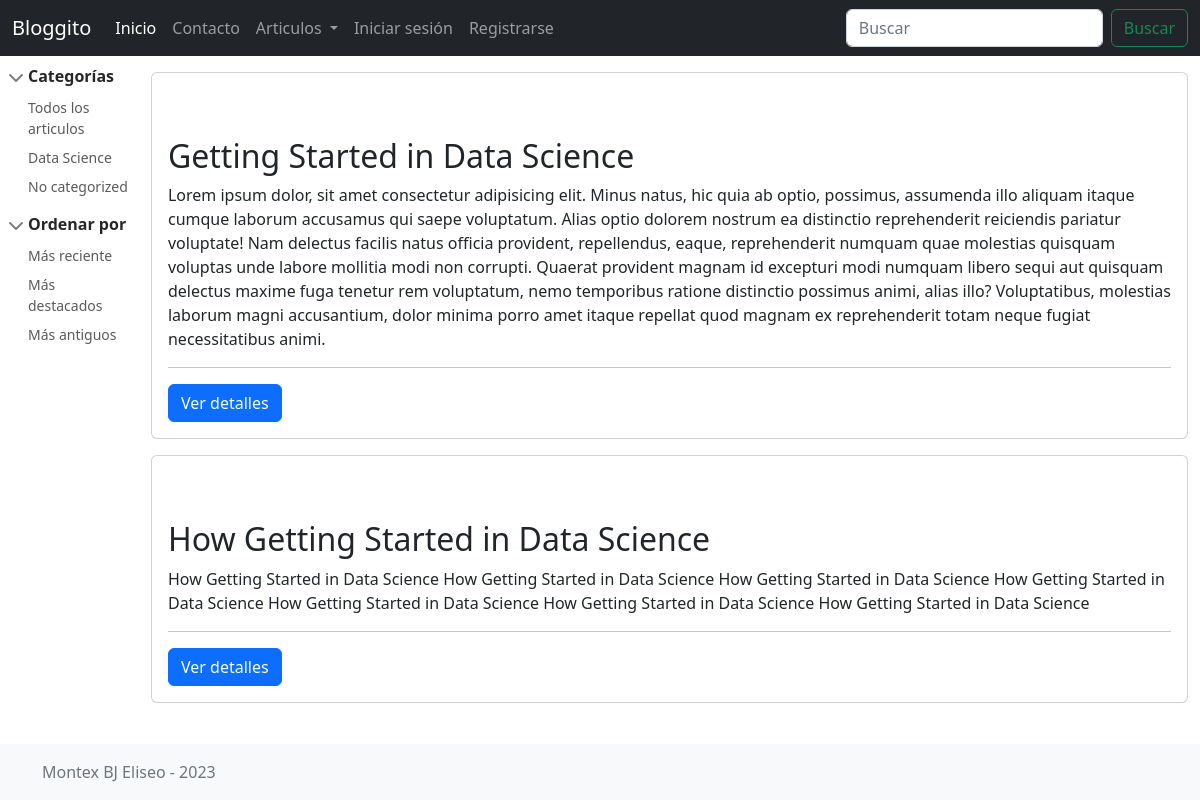
/posts/?category=1, run on the app's committed database.
### apps/posts/models.py (models this page shows, shortened)
class Category(models.Model):
    name = models.CharField(max_length=100)
    description = models.TextField()
    created_at = models.DateTimeField(auto_now = True, editable=False)
    updated_at = models.DateTimeField(auto_now_add = True, editable=False)
    def get_filterby_link(self):
        url = reverse('posts:index')
        return f"{url}?category={self.pk}"

class Post(models.Model):
    title = models.CharField(max_length=100)
    short_description = models.TextField()
    image = models.ImageField()
    content = models.TextField()
    created_at = models.DateTimeField(auto_now=True, editable=False)
    updated_at = models.DateTimeField(auto_now_add=True, editable=False)
    author = models.ForeignKey(get_user_model(), null=True, on_delete=models.SET_NULL)
    category = models.ForeignKey(Category, null=True, on_delete=models.SET_NULL)
    tags = models.ManyToManyField(Tag)
    def get_absolute_url(self):
        return reverse('posts:view', args=[self.pk])

### apps/posts/views.py (the view, shortened to what this page needs)
# urls.py: path('', PostListView.as_view(), name = 'index'),
class PostListView(ListView):
    model = Post
    template_name = "posts/post_list.html"
    context_object_name = "posts"
    def get_queryset(self):
        queryset = Post.objects.all().order_by("-created_at")
        category = self.request.GET.get("category", "")
        q = self.request.GET.get("q", "")
        if category:
            queryset = queryset.filter(Q(category__id=category))
        return queryset
    def get_context_data(self, **kwargs):
        context = super().get_context_data(**kwargs)
        context["categories"] = Category.objects.all()
        return context

### templates/posts/post_list.html (shortened to what this page needs)
{% extends 'base.html' %}
{% block content %}
<main class="d-flex">
    {% include 'posts/sidebar.html' %}
    <section class="container">
        {% for post in posts %}
        <article class="card  my-3">
            <div class="card-body">
                <h2 class="mt-5">{{post.title}}</h2>
                <p>{{post.short_description}}</p>
                <hr>
                <a class="btn btn-primary" href="{{post.get_absolute_url}}">Ver detalles</a>
            </div>
        </article>
        {% empty %}
        <h1>No hay articulos para mostrar</h1>
        {% endfor %}
    </section>
</main>
{% endblock content %}

### templates/posts/sidebar.html
<aside class="bd-sidebar">
    <nav class="collapse bd-links" id="bd-docs-nav" aria-label="Docs navigation">
        <ul class="list-unstyled mb-0 py-3 pt-md-1">
            <li class="mb-1">
                <button class="btn d-inline-flex align-items-center rounded" data-bs-toggle="collapse"
                    data-bs-target="#collapse1" aria-expanded="true">
                    Categorías
                </button>
                <div class="collapse show" id="collapse1">
                    <ul class="list-unstyled fw-normal pb-1 small">
                        <li><a href="{% url 'posts:index' %}" class="d-inline-flex align-items-center rounded">Todos los
                                articulos</a></li>
                        {% for category in categories %}
                        <li><a href="{{category.get_filterby_link}}"
                                class="d-inline-flex align-items-center rounded">{{category.name}}</a></li>
                        {% empty %}
                        No hay categorías
                        {% endfor %}
                    </ul>
                </div>
            </li>
            <li class="mb-1">
                <button class="btn d-inline-flex align-items-center rounded" data-bs-toggle="collapse"
                    data-bs-target="#collapse2" aria-expanded="true">
                    Ordenar por
                </button>
                <div class="collapse show" id="collapse2">
                    <ul class="list-unstyled fw-normal pb-1 small">
                        <li><a href="#" class="d-inline-flex align-items-center rounded">Más reciente</a></li>
                        <li><a href="#" class="d-inline-flex align-items-center rounded">Más destacados</a></li>
                        <li><a href="#" class="d-inline-flex align-items-center rounded">Más antiguos</a></li>
                    </ul>
                </div>
            </li>
        </ul>
    </nav>
</aside>

### static/css/docs.css (style rules this page uses)
@media (min-width: 768px) { :root { scroll-padding-top:4rem } }
.bd-links { overflow: auto; font-weight: 600 }
@media (min-width: 768px) { .bd-links { position:-webkit-sticky; position: sticky; top: 5rem; display: block !important; height: calc(100vh - 7rem); padding-left: .25rem; margin-left: -.25rem; overflow-y: auto } }
.bd-links a { padding: .1875rem .5rem; margin-top: .125rem; margin-left: 1.25rem; color: rgba(0,0,0,0.65); text-decoration: none }
.bd-links .btn { padding: .25rem .5rem; font-weight: 600; color: rgba(0,0,0,0.65); background-color: transparent; border: 0 }
.bd-links .btn::before { width: 1.25em; line-height: 0; transition: transform 0.35s ease; transform-origin: .5em 50% }
.bd-links .btn[aria-expanded="true"] { color: rgba(0,0,0,0.85) }
.bd-links .btn[aria-expanded="true"]::before { transform: rotate(90deg) }
.bd-sidebar { grid-area: sidebar }

### data on the page
Category: name "Data Science"
Category: name "No categorized"
Post: title "Getting Started in Data Science", short_description "Lorem ipsum dolor, sit amet consectetur adipisicing elit. Minus natus, hic quia ab optio, possimus, assumenda illo aliquam itaque cumque laborum accusamus qui saepe voluptatum. Alias optio dolorem nostrum ea distinctio reprehenderit reiciendis pariatur voluptate! Nam delectus facilis natus officia provident, repellendus, eaque, reprehenderit numquam quae molestias quisquam voluptas unde labore mollitia modi non corrupti. Quaerat provident magnam id excepturi modi numquam libero sequi aut quisquam delectus maxime fuga tenetur rem voluptatum, nemo temporibus ratione distinctio possimus animi, alias illo? Voluptatibus, molestias laborum magni accusantium, dolor minima porro amet itaque…"
Post: title "How Getting Started in Data Science", short_description "How Getting Started in Data Science How Getting Started in Data Science How Getting Started in Data Science How Getting Started in Data Science How Getting Started in Data Science How Getting Started in Data Science How Getting Started in Data Science"
